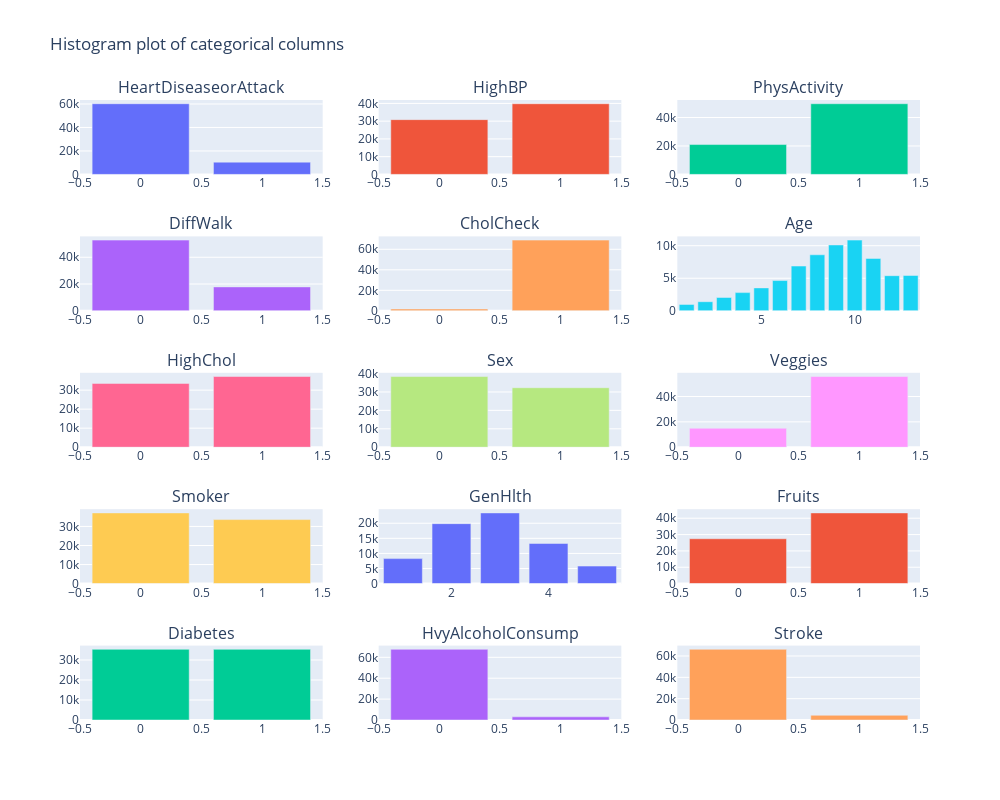

Notebook source saved alongside this figure:
### Code cell
n_cols = 3
n_rows = n_rows = int(np.ceil(len(categorical_d.copy()) / n_cols))

"""Histogram using plotly"""
fig = make_subplots(rows=n_rows, cols=n_cols,
                    subplot_titles=tuple(categorical_d.copy()))

for i, col in enumerate(categorical_d.copy()):
    counts = data_dict['D'][col].value_counts()
    fig.add_trace(go.Bar(name=col, x=counts.index, y=counts.values), 
                  row=i//n_cols + 1,
                  col=i%n_cols + 1)

fig.update_layout(title="Histogram plot of categorical columns",
                 height=800,
                 width=1000,
                 showlegend=False)

### Figure 1 — Plotly figure (JSON) as saved in the notebook; plotly's stock layout.template omitted (floating-point values rounded to 4 significant figures)
{"data": [{"name": "HeartDiseaseorAttack", "type": "bar", "x": [0, 1], "xaxis": "x", "y": [60243, 10449], "yaxis": "y"}, {"name": "HighBP", "type": "bar", "x": [1, 0], "xaxis": "x2", "y": [39832, 30860], "yaxis": "y2"}, {"name": "PhysActivity", "type": "bar", "x": [1, 0], "xaxis": "x3", "y": [49699, 20993], "yaxis": "y3"}, {"name": "DiffWalk", "type": "bar", "x": [0, 1], "xaxis": "x4", "y": [52826, 17866], "yaxis": "y4"}, {"name": "CholCheck", "type": "bar", "x": [1, 0], "xaxis": "x5", "y": [68943, 1749], "yaxis": "y5"}, {"name": "Age", "type": "bar", "x": [10, 9, 8, 11, 7, 13, 12, 6, 5, 4, 3, 2, 1], "xaxis": "x6", "y": [10856, 10112, 8603, 8044, 6872, 5426, 5394, 4648, 3520, 2793, 2049, 1396, 979], "yaxis": "y6"}, {"name": "HighChol", "type": "bar", "x": [1, 0], "xaxis": "x7", "y": [37163, 33529], "yaxis": "y7"}, {"name": "Sex", "type": "bar", "x": [0, 1], "xaxis": "x8", "y": [38386, 32306], "yaxis": "y8"}, {"name": "Veggies", "type": "bar", "x": [1, 0], "xaxis": "x9", "y": [55760, 14932], "yaxis": "y9"}, {"name": "Smoker", "type": "bar", "x": [0, 1], "xaxis": "x10", "y": [37094, 33598], "yaxis": "y10"}, {"name": "GenHlth", "type": "bar", "x": [3, 2, 4, 1, 5], "xaxis": "x11", "y": [23427, 19872, 13303, 8282, 5808], "yaxis": "y11"}, {"name": "Fruits", "type": "bar", "x": [1, 0], "xaxis": "x12", "y": [43249, 27443], "yaxis": "y12"}, {"name": "Diabetes", "type": "bar", "x": [0, 1], "xaxis": "x13", "y": [35346, 35346], "yaxis": "y13"}, {"name": "HvyAlcoholConsump", "type": "bar", "x": [0, 1], "xaxis": "x14", "y": [67672, 3020], "yaxis": "y14"}, {"name": "Stroke", "type": "bar", "x": [0, 1], "xaxis": "x15", "y": [66297, 4395], "yaxis": "y15"}], "layout": {"annotations": [{"font": {"size": 16}, "showarrow": false, "text": "HeartDiseaseorAttack", "x": 0.1444, "xanchor": "center", "xref": "paper", "y": 1, "yanchor": "bottom", "yref": "paper"}, {"font": {"size": 16}, "showarrow": false, "text": "HighBP", "x": 0.5, "xanchor": "center", "xref": "paper", "y": 1, "yanchor": "bottom", "yref": "paper"}, {"font": {"size": 16}, "showarrow": false, "text": "PhysActivity", "x": 0.8556, "xanchor": "center", "xref": "paper", "y": 1, "yanchor": "bottom", "yref": "paper"}, {"font": {"size": 16}, "showarrow": false, "text": "DiffWalk", "x": 0.1444, "xanchor": "center", "xref": "paper", "y": 0.78, "yanchor": "bottom", "yref": "paper"}, {"font": {"size": 16}, "showarrow": false, "text": "CholCheck", "x": 0.5, "xanchor": "center", "xref": "paper", "y": 0.78, "yanchor": "bottom", "yref": "paper"}, {"font": {"size": 16}, "showarrow": false, "text": "Age", "x": 0.8556, "xanchor": "center", "xref": "paper", "y": 0.78, "yanchor": "bottom", "yref": "paper"}, {"font": {"size": 16}, "showarrow": false, "text": "HighChol", "x": 0.1444, "xanchor": "center", "xref": "paper", "y": 0.56, "yanchor": "bottom", "yref": "paper"}, {"font": {"size": 16}, "showarrow": false, "text": "Sex", "x": 0.5, "xanchor": "center", "xref": "paper", "y": 0.56, "yanchor": "bottom", "yref": "paper"}, {"font": {"size": 16}, "showarrow": false, "text": "Veggies", "x": 0.8556, "xanchor": "center", "xref": "paper", "y": 0.56, "yanchor": "bottom", "yref": "paper"}, {"font": {"size": 16}, "showarrow": false, "text": "Smoker", "x": 0.1444, "xanchor": "center", "xref": "paper", "y": 0.34, "yanchor": "bottom", "yref": "paper"}, {"font": {"size": 16}, "showarrow": false, "text": "GenHlth", "x": 0.5, "xanchor": "center", "xref": "paper", "y": 0.34, "yanchor": "bottom", "yref": "paper"}, {"font": {"size": 16}, "showarrow": false, "text": "Fruits", "x": 0.8556, "xanchor": "center", "xref": "paper", "y": 0.34, "yanchor": "bottom", "yref": "paper"}, {"font": {"size": 16}, "showarrow": false, "text": "Diabetes", "x": 0.1444, "xanchor": "center", "xref": "paper", "y": 0.12, "yanchor": "bottom", "yref": "paper"}, {"font": {"size": 16}, "showarrow": false, "text": "HvyAlcoholConsump", "x": 0.5, "xanchor": "center", "xref": "paper", "y": 0.12, "yanchor": "bottom", "yref": "paper"}, {"font": {"size": 16}, "showarrow": false, "text": "Stroke", "x": 0.8556, "xanchor": "center", "xref": "paper", "y": 0.12, "yanchor": "bottom", "yref": "paper"}], "height": 800, "showlegend": false, "title": {"text": "Histogram plot of categorical columns"}, "width": 1000, "xaxis": {"anchor": "y", "domain": [0, 0.2889]}, "xaxis10": {"anchor": "y10", "domain": [0, 0.2889]}, "xaxis11": {"anchor": "y11", "domain": [0.3556, 0.6444]}, "xaxis12": {"anchor": "y12", "domain": [0.7111, 1]}, "xaxis13": {"anchor": "y13", "domain": [0, 0.2889]}, "xaxis14": {"anchor": "y14", "domain": [0.3556, 0.6444]}, "xaxis15": {"anchor": "y15", "domain": [0.7111, 1]}, "xaxis2": {"anchor": "y2", "domain": [0.3556, 0.6444]}, "xaxis3": {"anchor": "y3", "domain": [0.7111, 1]}, "xaxis4": {"anchor": "y4", "domain": [0, 0.2889]}, "xaxis5": {"anchor": "y5", "domain": [0.3556, 0.6444]}, "xaxis6": {"anchor": "y6", "domain": [0.7111, 1]}, "xaxis7": {"anchor": "y7", "domain": [0, 0.2889]}, "xaxis8": {"anchor": "y8", "domain": [0.3556, 0.6444]}, "xaxis9": {"anchor": "y9", "domain": [0.7111, 1]}, "yaxis": {"anchor": "x", "domain": [0.88, 1]}, "yaxis10": {"anchor": "x10", "domain": [0.22, 0.34]}, "yaxis11": {"anchor": "x11", "domain": [0.22, 0.34]}, "yaxis12": {"anchor": "x12", "domain": [0.22, 0.34]}, "yaxis13": {"anchor": "x13", "domain": [0, 0.12]}, "yaxis14": {"anchor": "x14", "domain": [0, 0.12]}, "yaxis15": {"anchor": "x15", "domain": [0, 0.12]}, "yaxis2": {"anchor": "x2", "domain": [0.88, 1]}, "yaxis3": {"anchor": "x3", "domain": [0.88, 1]}, "yaxis4": {"anchor": "x4", "domain": [0.66, 0.78]}, "yaxis5": {"anchor": "x5", "domain": [0.66, 0.78]}, "yaxis6": {"anchor": "x6", "domain": [0.66, 0.78]}, "yaxis7": {"anchor": "x7", "domain": [0.44, 0.56]}, "yaxis8": {"anchor": "x8", "domain": [0.44, 0.56]}, "yaxis9": {"anchor": "x9", "domain": [0.44, 0.56]}}}
